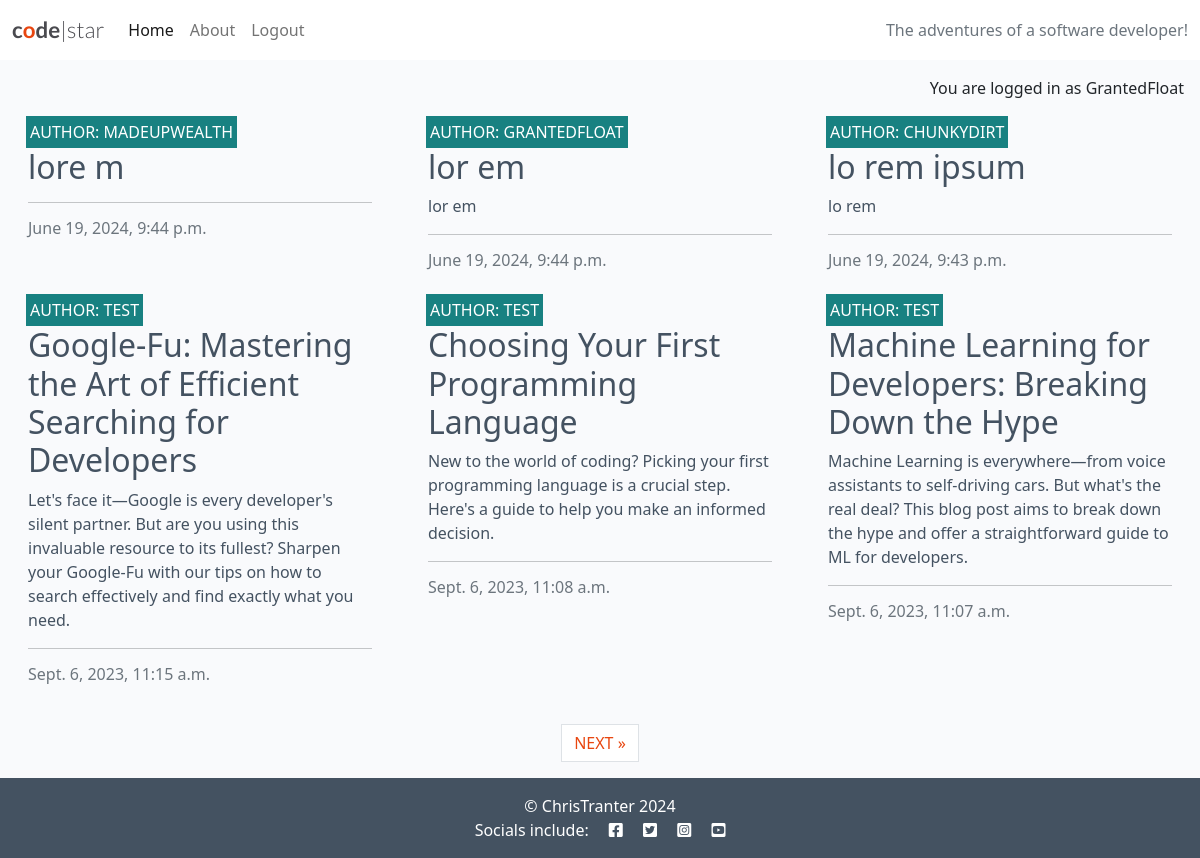
/ (signed in), run on the app's committed database.
### blog/models.py (models this page shows, shortened)
class Post(models.Model):
    title = models.CharField(max_length=200, unique=True)
    slug = models.SlugField(max_length=200, unique=True)
    author = models.ForeignKey(User, on_delete=models.CASCADE, related_name="blog_posts")
    content = models.TextField()
    created_on = models.DateTimeField(auto_now_add=True)
    status = models.IntegerField(choices=STATUS, default=0)
    excerpt = models.TextField(blank=True)
    updated_on = models.DateTimeField(auto_now=True)
    class Meta:
        ordering = ["-created_on"]

### blog/views.py (the view)
# urls.py: path('', views.PostList.as_view(), name='home'),
class PostList(generic.ListView):
    queryset = Post.objects.filter(status=1)
    template_name = "blog/index.html"
    paginate_by = 6

### blog/templates/blog/index.html (shortened to what this page needs)
{% extends "base.html" %}
{% block content %}
<div class="container-fluid">
    <div class="row">
        <div class="col-12 mt-3 left">
            <div class="row">
                {% for post in post_list %}
                <div class="col-md-4">
                    <div class="card mb-4">
                        <div class="card-body">
                            <div class="image-container">
                                <div class="image-flash">
                                    <p class="author">Author: {{ post.author }}</p>
                                </div>
                            </div>
                            <a href="{% url 'post_detail' post.slug %}" class="post-link">
                                <h2 class="card-title">{{ post.title }}</h2>
                                <p class="card-text">{{ post.excerpt }}</p>
                            </a>
                            <hr />
                            <p class="card-text text-muted h6">{{ post.created_on}}
                            </p>
                        </div>
                    </div>
                </div>
                {% if forloop.counter|divisibleby:3 %}
            </div>
            <div class="row">
                {% endif %}
                {% endfor %}
            </div>
        </div>
    </div>
    {% if is_paginated %}
    <nav aria-label="Page navigation">
        <ul class="pagination justify-content-center">
            {% if page_obj.has_next %}
            <li><a href="?page={{ page_obj.next_page_number }}" class="page-link"> NEXT &raquo;</a></li>
            {% endif %}
        </ul>
    </nav>
    {% endif %}
</div>
{% endblock %}
{% block copyright %}
© ChrisTranter 2024
{% endblock %}

### templates/base.html (shortened to what this page needs)
{% load static %}
{% url 'home' as home_url %}
{% url 'about' as about_url %}
{% url 'account_login' as login_url %}
{% url 'account_signup' as signup_url %}
{% url 'account_logout' as logout_url %}
<!DOCTYPE html>
<html class="h-100" lang="en">
<head>
    <link rel="stylesheet" href="https://cdnjs.cloudflare.com/ajax/libs/font-awesome/5.15.3/css/all.min.css">
    <link href="https://cdn.jsdelivr.net/npm/bootstrap@5.0.1/dist/css/bootstrap.min.css" rel="stylesheet"
>
    <link rel="stylesheet" href="{% static 'css/style.css' %}">
</head>
<body class="d-flex flex-column h-100 main-bg">
    <nav class="navbar navbar-expand-lg navbar-light bg-white">
        <div class="container-fluid">
            <a class="navbar-brand" href="{% url 'home' %}"><span class="brand">c<span class="red-o">o</span>de<span
                        class="thin">|star</span></span></a>
            <div class="collapse navbar-collapse" id="navbarText">
                <ul class="navbar-nav me-auto mb-2 mb-lg-0">
                    <li class="nav-item">
                        <a class="nav-link {% if request.path == home_url %}active{% endif %}" aria-current="page"
                            href="{% url 'home' %}">Home</a>
                    </li>
                    <li class="nav-item">
                        <a
                          class="nav-link
                          {% if request.path == about_url %}active{%endif%}"
                          aria-current="page"
                          href="{% url 'about' %}"
                          >About</a
                        >
                    </li>
                      {% if user.is_authenticated %}
                    <li class="nav-item">
                        <a class="nav-link {% if request.path == logout_url %}active{% endif %}" aria-current="page" href="{% url 'account_logout' %}">Logout</a>
                    </li>
                    {% endif %}
                </ul>
                <span class="navbar-text text-muted">
                    The adventures of a software developer!
                </span>
            </div>
        </div>
    </nav>
    <main class="flex-shrink-0 main-bg">
        {% if user.is_authenticated %}
        <p class="text-end m-3">You are logged in as {{ user.username }}</p>
        {% else %}
        <p class="text-end m-3">You are not logged in</p>
        {% endif %}
        {% block content %}{% endblock content %}
    </main>
    <footer class="footer mt-auto py-3 dark-bg">
        <p class="m-0 text-center text-white">{% block copyright %} © ChrisTranter 2024 {% endblock copyright %}</p>
        <p class="m-0 text-center text-white">Socials include: <i class="fab fa-facebook-square ms-3"></i>
            <i class="fab fa-twitter-square ms-3"></i>
            <i class="fab fa-instagram-square ms-3"></i>
            <i class="fab fa-youtube-square ms-3"></i>
        </p>
    </footer>
</body>
</html>

### static/css/style.css (style rules this page uses)
body { background-color: #F9FAFC; }
.brand { font-family: Lato, sans-serif; font-size: 1.4rem; font-weight: 700; color: #4A4A4F; }
.red-o { color: #E84610; }
.thin { font-weight: 300; }
.dark-bg { background-color: #445261; }
.main-bg { background-color: #F9FAFC; }
.card { border: none; background-color: transparent; }
.image-container { position: relative; }
.image-flash { position: absolute; bottom: 5%; min-width: 30%; left: -2px; background-color: #188181; }
.author { color: white; margin: 4px; text-transform: uppercase; }
.post-link { text-decoration: none; color: #445261; }
.post-link:hover, .page-link { color: #E84610; }

### data on the page
Post: author "MADEUPWEALTH", title "lore m", created_on "June 19, 2024, 9:44 p.m."
Post: author "GRANTEDFLOAT", title "lor em", excerpt "lor em", created_on "June 19, 2024, 9:44 p.m."
Post: author "CHUNKYDIRT", title "lo rem ipsum", excerpt "lo rem", created_on "June 19, 2024, 9:43 p.m."
Post: author "TEST", title "Google-Fu: Mastering the Art of Efficient Searching for Developers", excerpt "Let's face it—Google is every developer's silent partner. But are you using this invaluable resource to its fullest? Sharpen your Google-Fu with our tips on how to search effectively and find exactly what you need.", created_on "Sept. 6, 2023, 11:15 a.m."
Post: author "TEST", title "Choosing Your First Programming Language", excerpt "New to the world of coding? Picking your first programming language is a crucial step. Here's a guide to help you make an informed decision.", created_on "Sept. 6, 2023, 11:08 a.m."
Post: author "TEST", title "Machine Learning for Developers: Breaking Down the Hype", excerpt "Machine Learning is everywhere—from voice assistants to self-driving cars. But what's the real deal? This blog post aims to break down the hype and offer a straightforward guide to ML for developers.", created_on "Sept. 6, 2023, 11:07 a.m."

### other printed values
{{ user.username }} "GrantedFloat"
